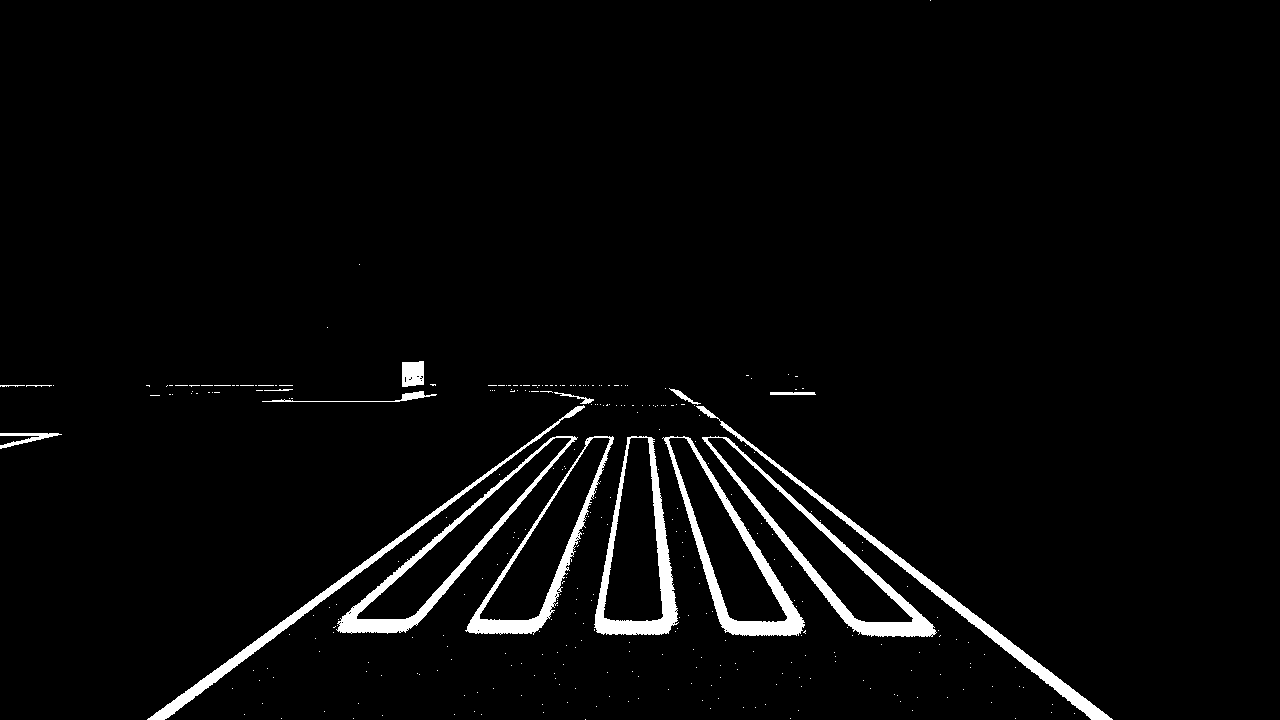
#> input picture src/controller/src/runpics/mask_0.png, 1280 x 720 px
$ python testcorner.py   (older library calls are emulated)
#> lines starting #> are read from the running program, lines starting #| are printed output that depends on the picture; after the words box and inside, x2 and y2 are one past the last pixel; in counts of white or black regions, pixels touching at a corner belong together
import numpy as np
import cv2

filename = 'mask_0.png'
img = cv2.imread(filename)
#> img is the input picture: shape (720, 1280, 3); 3.2% white; 331 white regions (315 under 20 px), largest, box (x1, y1, x2, y2) and area: (702, 436, 937, 637) 4460, (662, 436, 805, 636) 4312, (336, 436, 578, 634) 4064
filename2 = 'run_0.png'
rawimg = cv2.imread(filename2)
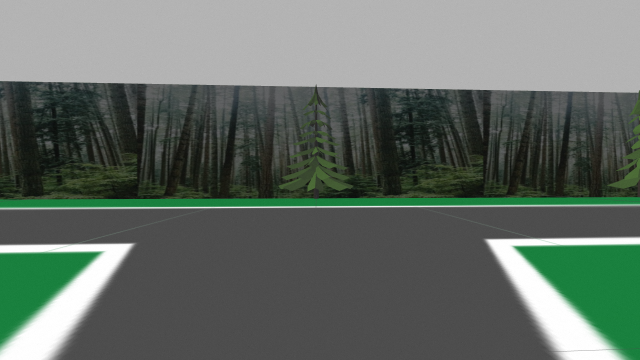
#> input picture src/controller/src/runpics/run_0.png, 640 x 360 px
#> rawimg is the input picture: shape (360, 640, 3); mean B, G, R 100.9, 108.5, 98.3

gray = cv2.cvtColor(img, cv2.COLOR_BGR2GRAY)
#'''
blurred = cv2.blur(gray, (2,2))
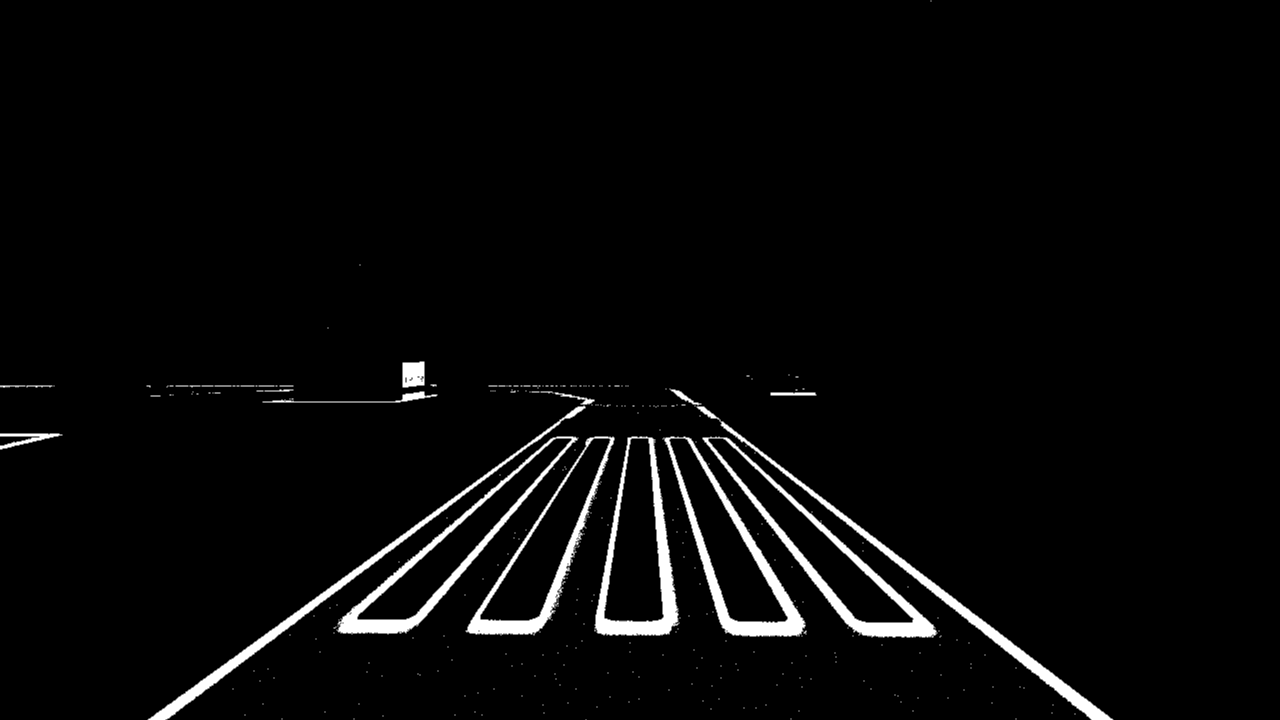
#> blurred: shape (720, 1280); min 0, max 255, mean 8.2

thresh = cv2.threshold(blurred, 200, 255, cv2.THRESH_BINARY)[1]
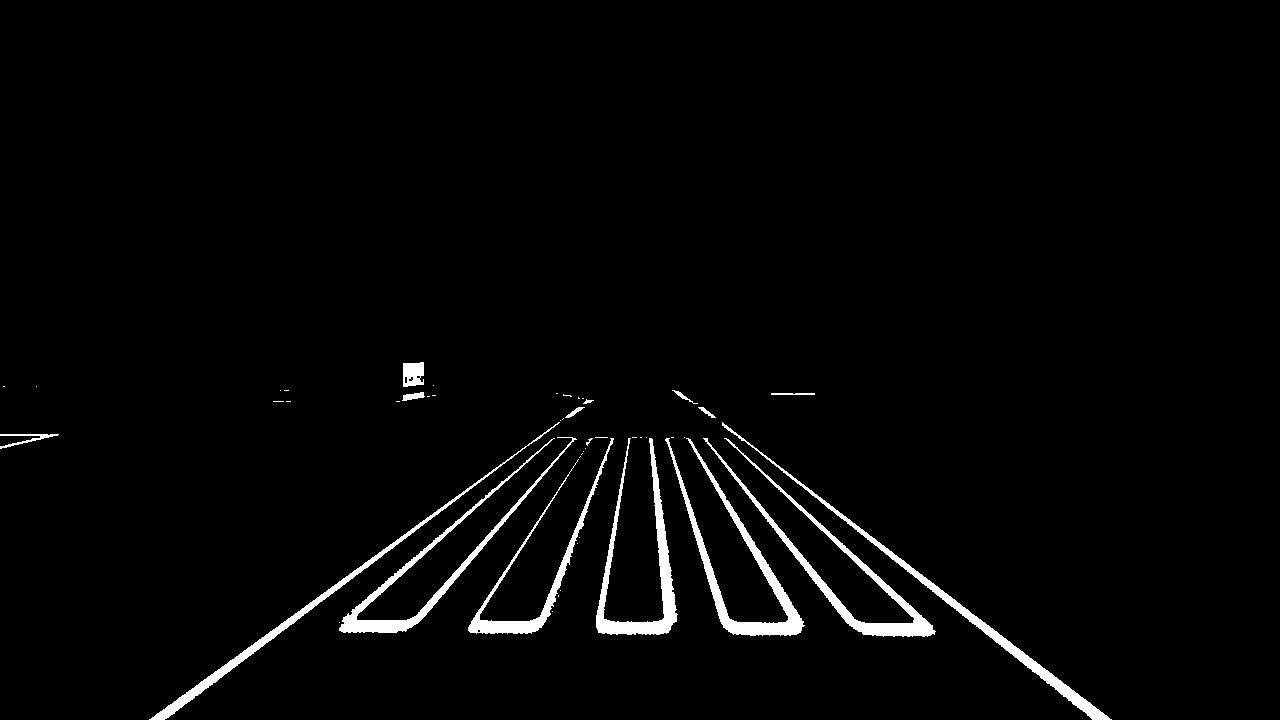
#> thresh: shape (720, 1280); 2.5% white; 48 white regions (32 under 20 px)

_, cnts, _ = cv2.findContours(thresh.copy(), cv2.RETR_EXTERNAL,
	cv2.CHAIN_APPROX_SIMPLE)
#> cnts = 48 contours, 34 with area under 20; largest, box (x1, y1, x2, y2) and area: (665, 438, 805, 636) 3173, (703, 438, 936, 637) 3124, (596, 438, 678, 635) 2856, (339, 437, 577, 633) 2674, (722, 422, 1112, 720) 2639

conts = []

for c in cnts:
    area = cv2.contourArea(c)
    peri = cv2.arcLength(c, True)
    if area > 1500 and peri < 800:
        conts.append(c)
#> this loop made 48 passes
#> (area, peri) on passes 11, 12, 13, 14, 22, 23, 24, 25, 28, 29, 39, 41: (3124, 1234.7), (3173, 1051.7), (2856, 961.7), (1954.5, 1023.1), (2674.5, 1289.3), (140, 210.8), (2639, 1041.6), (2220, 1070.7), (41.5, 44.04), (52, 46.28), (41, 88.83), (98.5, 54.73)
#> after the loop, conts = []

conts = np.array(conts)
#> conts = empty array
if conts.size > 2:
    conts = np.delete(conts, 0)

#print(str(conts))

for c in conts:
	cv2.drawContours(img, [c], -1, (0, 255, 0), 2)
#> this loop made 0 passes

# smallest, biggest euclidean norm from top left corner
botlefts = np.array([[0, 0], [0, 0]])
botrights = np.array([[0, 0], [0, 0]])
toplefts = np.array([[0, 0], [0, 0]])
toprights = np.array([[0, 0], [0, 0]])

for j in np.arange(conts.size):
    maxleftnorm = 0
    minleftnorm = 100000
    for pt in conts[j]:
        currnorm = np.linalg.norm(pt)
        if(currnorm > maxleftnorm):
            maxleftnorm = currnorm
            botrights[j] = pt
        if(currnorm < minleftnorm):
            minleftnorm = currnorm
            toplefts[j] = pt
#> after the loop, botrights = [[0, 0], [0, 0]]; toplefts = [[0, 0], [0, 0]]

# smallest euclidean norm from top right corner

for j in np.arange(conts.size):
    maxrightnorm = 0
    minrightnorm = 100000
    for pt in conts[j]:
        newpt = pt.copy()
        newpt[0][0] = 1280-newpt[0][0]
        print(str(newpt))
        currnorm = np.linalg.norm(newpt)
        if(currnorm > maxrightnorm):
            maxrightnorm = currnorm
            botlefts[j] = pt
        if(currnorm < minrightnorm):
            minrightnorm = currnorm
            toprights[j] = pt
#> after the loop, botlefts = [[0, 0], [0, 0]]; toprights = [[0, 0], [0, 0]]

# draw tha FUCKIN CIRCLES

for i in toprights:
    img = cv2.circle(img, (i[0], i[1]), 3, (0, 0, 255), 3)

for i in botrights:
    img = cv2.circle(img, (i[0], i[1]), 3, (0, 0, 255), 3)

for i in botlefts:
    img = cv2.circle(img, (i[0], i[1]), 3, (0, 0, 255), 3)

for i in toplefts:
    img = cv2.circle(img, (i[0], i[1]), 3, (0, 0, 255), 3)

# perspective transform
dst = np.array([
	[0, 0],
	[599, 0],
	[599, 297],
	[0, 297]], dtype = "float32")

#ptstop = np.float32(toplefts[0], toprights[0], botrights[0], botlefts[0])
ptsplate = np.array([botlefts[1], botrights[1], toprights[0], toplefts[0]], dtype = "float32")

M = cv2.getPerspectiveTransform(ptsplate, dst)
#> M = [[1.6e-18, -1.1e-17, 4.36e-33], [-0.707, 3.39e-18, -2.18e-33], [0.707, 8.66e-18, -1.63e-32]]

plate = cv2.warpPerspective(rawimg,M,(600,298))
#> plate: shape (298, 600, 3); every value is 180
'''
# Convert BGR to HSV
hsv = cv2.cvtColor(plate, cv2.COLOR_BGR2HSV)

lower_blue = np.array([100,80,0])
upper_blue = np.array([140,255,255])

# define range of blue color in HSV
#Threshold the HSV image to get only blue colors
mask = cv2.inRange(hsv, lower_blue, upper_blue)
# Bitwise-AND mask and original image
res = cv2.bitwise_and(plate,plate, mask= mask)
'''

# show the image
cv2.imshow("Image", img)
cv2.imshow("RawImage", plate)
cv2.waitKey(0)
